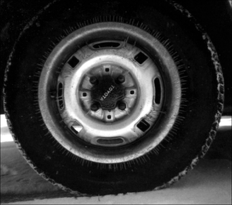
%> input picture Practicas/Practica3_Manipulacion_Contraste/P3.tif, 232 x 205 px
$ octave Practica_3.m   (GNU Octave 9; MATLAB toolbox functions it lacks are replaced by stand-ins)
%> lines starting %> are read from the running program, lines starting %| are printed output that depends on the picture
### Practicas/Practica3_Manipulacion_Contraste/calcularBrillo.m
function brillo = calcularBrillo(imagen)
    sumatorioBrillo = uint64(0);

    [filas, columnas] = size(imagen);

    for fila=1:filas
        for columna=1:columnas
            sumatorioBrillo = sumatorioBrillo + ...
                uint64(imagen(fila, columna));
        %disp("areaInteres(" + fila + ", " + columna + "): " ...
        %+ areaInteres(fila, columna));
        end
    end

    brillo = sumatorioBrillo / (filas * columnas);
end

### Practicas/Practica3_Manipulacion_Contraste/calcularContraste.m
function contraste = calcularContraste(imagen)
    sumatorioContraste = uint64(0);

    [filas, columnas] =  size(imagen);

    brillo = calcularBrillo(imagen);

    for fila=1:filas
        for columna=1:columnas
            sumatorioContraste = sumatorioContraste + ...
            power(uint64(imagen(fila, columna)) - brillo, 2);
        end
    end

    pasoIntermedioContraste = sumatorioContraste / (filas * columnas);
    contraste = sqrt(double(pasoIntermedioContraste));
end

### Practicas/Practica3_Manipulacion_Contraste/Practica_3.m
% Ejercicio 1
% -------------------------------------------------------------------------

% Primero leemos la imagen
imagenP3 = imread("P3.tif");
%> imagenP3 is the input picture: size 205x232 uint8; min 0, max 255, mean 53.7

figure, imshow(imagenP3);
title("Imagen P3");

% Obtenemos dimensiones en filas y columnas
[filasP3, columnasP3] = size(imagenP3);
%> filasP3 = 205; columnasP3 = 232

% Al contar la imagen con únicamente el color gris, solo
% presenta una matriz con un canal de color, por lo que no
% será necesario convertirla de RGB a gris, ya que es
% del formato MxNx1

% Amplitud de contraste

% Conseguimos el nivel máximo y mínimo de gris de la imagen
% original
nivelGrisMaximo = max(imagenP3(:));
%> nivelGrisMaximo = 255
nivelGrisMinimo = min(imagenP3(:));
%> nivelGrisMinimo = 0

disp("Nivel gris maximo P3: " + nivelGrisMaximo);
%| Nivel gris maximo P3: 255
disp("Nivel gris minimo P3: " + nivelGrisMinimo);
%| Nivel gris minimo P3: 0

% Realizamos contracción del histograma

% Convertimos los valores a double para no afectar los calculos
nivelGrisMaximoContraccion = double(nivelGrisMaximo) - 50;
%> nivelGrisMaximoContraccion = 205
nivelGrisMinimoContraccion = double(nivelGrisMinimo) + 50;
%> nivelGrisMinimoContraccion = 50

% Creamos imagen con disminución del contraste
imagenP3ContraccionContraste = zeros(filasP3, columnasP3, "uint8");

% Implementamos contraccion
for fila=1:filasP3
    for columna=1:columnasP3
        pixelOriginal = double(imagenP3(fila, columna));

        % Aplicamos contraccion de contraste
        nuevoPixel = nivelGrisMinimoContraccion + ...
            ((nivelGrisMaximoContraccion - nivelGrisMinimoContraccion) / ...
            (nivelGrisMaximo - nivelGrisMinimo)) * ...
            (pixelOriginal - nivelGrisMinimo);

        % Asignamos el valor del nuevo pixel en la imagen
        % resultante convertido a uint8
        imagenP3ContraccionContraste(fila, columna) = uint8(nuevoPixel);
    end
end

figure, imshow(imagenP3ContraccionContraste);
title("Imagen P3 Contraccion Contraste");

% Realizamos expansión del histograma

nivelGrisMaximoExpansion = 255;
nivelGrisMinimoExpansion = 0;

% Creamos imagen con aumento del contraste
imagenP3ExpansionContraste = zeros(filasP3, columnasP3, "uint8");

% Implementamos expansion
for fila=1:filasP3
    for columna=1:columnasP3
        pixelOriginal = double(imagenP3(fila, columna));

        % Aplicamos contraccion de contraste
        nuevoPixel = nivelGrisMinimoExpansion + ...
            ((nivelGrisMaximoExpansion - nivelGrisMinimoExpansion) / ...
            (nivelGrisMaximo - nivelGrisMinimo)) * ...
            (pixelOriginal - nivelGrisMinimo);

        % Asignamos el valor del nuevo pixel en la imagen
        % resultante convertido a uint8
        imagenP3ExpansionContraste(fila, columna) = uint8(nuevoPixel);
    end
end

figure, imshow(imagenP3ExpansionContraste);
title("Imagen P3 Expansion Contraste");

% Función cuadrada

% Generamos nueva imagen rellena de ceros y de clase uint8
imagenP3FuncionCuadrada = zeros(filasP3, columnasP3, "uint8");

% Implementamos función cuadrada
for fila=1:filasP3
    for columna=1:columnasP3

        % Debemos convertir los valores de los pixeles de
        % la imagen original a double, ya que al estar en
        % la clase uint8 puede afectar a los resultados del
        % calculo, debido a que en uint8 ningun valor puede ser
        % superior a 255 ni inferior a 0.
        pixelOriginal = double(imagenP3(fila, columna));

        % Aplicamos funcion cuadrada al pixel original
        nuevoPixel = power(pixelOriginal, 2) / 255;

        % Asignamos el valor del nuevo pixel en la imagen
        % resultante convertido a uint8
        imagenP3FuncionCuadrada(fila, columna) = uint8(nuevoPixel);
    end
end
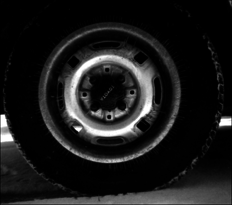
%> imagenP3FuncionCuadrada: size 205x232 uint8; min 0, max 255, mean 26.4

figure, imshow(imagenP3FuncionCuadrada);
title("Imagen P3 Función Cuadrada");

% Función cúbica

% Generamos nueva imagen rellena de ceros y de clase uint8
imagenP3FuncionCubica = zeros(filasP3, columnasP3, "uint8");

% Implementamos función cúbica
for fila=1:filasP3
    for columna=1:columnasP3
        pixelOriginal = double(imagenP3(fila, columna));

        % Aplicamos funcion cúbica al pixel original
        nuevoPixel = power(pixelOriginal, 3) / power(255, 2);

        % Asignamos el valor del nuevo pixel en la imagen
        % resultante convertido a uint8
        imagenP3FuncionCubica(fila, columna) = uint8(nuevoPixel);
    end
end
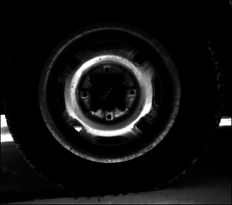
%> imagenP3FuncionCubica: size 205x232 uint8; min 0, max 255, mean 16.9

figure, imshow(imagenP3FuncionCubica);
title("Imagen P3 Función Cúbica");

% Función Raíz Cuadrada

imagenP3RaizCuadrada = zeros(filasP3, columnasP3, "uint8");


for fila=1:filasP3
    for columna=1:columnasP3
        pixelOriginal = double(imagenP3(fila, columna));

        % Aplicamos funcion raíz cuadrada al pixel original
        nuevoPixel = sqrt(pixelOriginal * 255);

        % Asignamos el valor del nuevo pixel en la imagen
        % resultante convertido a uint8
        imagenP3RaizCuadrada(fila, columna) = uint8(nuevoPixel);
    end
end
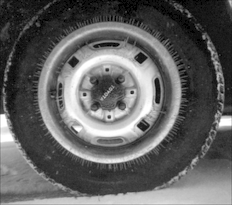
%> imagenP3RaizCuadrada: size 205x232 uint8; min 0, max 255, mean 97.4

figure, imshow(imagenP3RaizCuadrada);
title("Imagen P3 Función Raiz Cuadrada");

% Función Raíz Cúbica

imagenP3RaizCubica = zeros(filasP3, columnasP3, "uint8");

for fila=1:filasP3
    for columna=1:columnasP3
        pixelOriginal = double(imagenP3(fila, columna));

        % Aplicamos funcion raíz cubica al pixel original
        nuevoPixel = nthroot(power(255, 2) * pixelOriginal, 3);

        % Asignamos el valor del nuevo pixel en la imagen
        % resultante convertido a uint8
        imagenP3RaizCubica(fila, columna) = uint8(nuevoPixel);
    end
end
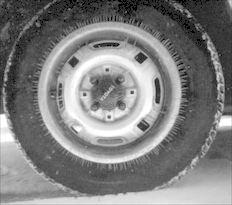
%> imagenP3RaizCubica: size 205x232 uint8; min 0, max 255, mean 127.3

figure, imshow(imagenP3RaizCubica);
title("Imagen P3 Función Raiz Cubica");

% Función sigmoide dada por q1

alphaSigmoide = 0.85;

imagenP3SigmoideQ1 = zeros(filasP3, columnasP3, "uint8");

for fila=1:filasP3
    for columna=1:columnasP3
        pixelOriginal = double(imagenP3(fila, columna));

        % Aplicamos funcion sigmoide dada por q1 al pixel original
        nuevoPixel = (255 / 2) * (1 + (1 / sin(alphaSigmoide * pi / 2)) ...
            * sin(alphaSigmoide * pi * ((pixelOriginal / 255) - 1/2)));

        % Asignamos el valor del nuevo pixel en la imagen
        % resultante convertido a uint8
        imagenP3SigmoideQ1(fila, columna) = uint8(nuevoPixel);
    end
end

figure, imshow(imagenP3SigmoideQ1);
title("Imagen P3 Función Sigmoide Q1");

% Función Sigmoide dada por q2

imagenP3SigmoideQ2 = zeros(filasP3, columnasP3, "uint8");

for fila=1:filasP3
    for columna=1:columnasP3
        pixelOriginal = double(imagenP3(fila, columna));

        % Aplicamos funcion sigmoide dada por q1 al pixel original
        nuevoPixel = (255 / 2) * (1 + (1 / tan(alphaSigmoide * pi / 2)) ...
            * tan(alphaSigmoide * pi * ((pixelOriginal / 255) - 1/2)));

        % Asignamos el valor del nuevo pixel en la imagen
        % resultante convertido a uint8
        imagenP3SigmoideQ2(fila, columna) = uint8(nuevoPixel);
    end
end
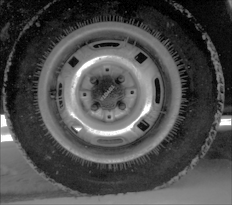
%> imagenP3SigmoideQ2: size 205x232 uint8; min 0, max 255, mean 75

figure, imshow(imagenP3SigmoideQ2);
title("Imagen P3 Función Sigmoide Q2");

% Ejercicio 2
% -------------------------------------------------------------------------

brilloP3 = calcularBrillo(imagenP3);
%> after the loop in calcularBrillo, `for fila=1:filas`: sumatorioBrillo = 2552202
%> in calcularBrillo, `brillo = sumatorioBrillo / (filas * columnas);`: brillo = 54
%> brilloP3 = 54
contrasteP3 = calcularContraste(imagenP3);
%> after the loop in calcularContraste, `for fila=1:filas`: sumatorioContraste = 131095725
%> in calcularContraste, `pasoIntermedioContraste = sumatorioContraste / (filas * columnas);`: pasoIntermedioContraste = 2756
%> in calcularContraste, `contraste = sqrt(double(pasoIntermedioContraste));`: contraste = 52.5
%> contrasteP3 = 52.5
disp("Brillo P3: " + brilloP3);
%| Brillo P3: 54
disp("Contraste P3: " + contrasteP3);
%| Contraste P3: 52.4976
figure, imhist(imagenP3);
title("Histograma P3");
%> figure, not shown here; highest point at x = 2, y = 2053

brilloP3ContraccionContraste = calcularBrillo(imagenP3ContraccionContraste);
%> brilloP3ContraccionContraste = 103
contrasteP3ContraccionContraste = calcularContraste(imagenP3ContraccionContraste);
%> contrasteP3ContraccionContraste = 49.64
disp("Brillo P3 Contraccion Contraste: " + brilloP3ContraccionContraste);
%| Brillo P3 Contraccion Contraste: 103
disp("Contraste P3 Contraccion Contraste: " + contrasteP3ContraccionContraste);
%| Contraste P3 Contraccion Contraste: 49.6387
figure, imhist(imagenP3ContraccionContraste);
title("Histograma P3 Contraccion Contraste");
%> figure, not shown here; highest point at x = 52, y = 2053

brilloP3ExpansionContraste = calcularBrillo(imagenP3ExpansionContraste);
%> brilloP3ExpansionContraste = 54
contrasteP3ExpansionContraste = calcularContraste(imagenP3ExpansionContraste);
%> contrasteP3ExpansionContraste = 52.5
disp("Brillo P3 Expansion Contraste: " + brilloP3ExpansionContraste);
%| Brillo P3 Expansion Contraste: 54
disp("Contraste P3 Expansion Contraste: " + contrasteP3ExpansionContraste);
%| Contraste P3 Expansion Contraste: 52.4976
figure, imhist(imagenP3ExpansionContraste);
title("Histograma P3 Expansion Contraste");
%> figure, not shown here; highest point at x = 2, y = 2053

brilloP3 = calcularBrillo(imagenP3);
contrasteP3 = calcularContraste(imagenP3);
disp("Brillo P3: " + brilloP3);
%| Brillo P3: 54
disp("Contraste P3: " + contrasteP3);
%| Contraste P3: 52.4976
figure, imhist(imagenP3);
title("Histograma P3");

brilloP3FuncionCuadrada = calcularBrillo(imagenP3FuncionCuadrada);
%> brilloP3FuncionCuadrada = 26
contrasteP3FuncionCuadrada = calcularContraste(imagenP3FuncionCuadrada);
%> contrasteP3FuncionCuadrada = 45.11
disp("Brillo P3 Función Cuadrada: " + brilloP3FuncionCuadrada);
%| Brillo P3 Función Cuadrada: 26
disp("Contraste P3 Función Cuadrada: " + contrasteP3FuncionCuadrada);
%| Contraste P3 Función Cuadrada: 45.111
figure, imhist(imagenP3FuncionCuadrada);
title("Histograma P3 Función Cuadrada");
%> figure, not shown here; highest point at x = 0, y = 15676

brilloP3FuncionCubica = calcularBrillo(imagenP3FuncionCubica);
%> brilloP3FuncionCubica = 17
contrasteP3FuncionCubica = calcularContraste(imagenP3FuncionCubica);
%> contrasteP3FuncionCubica = 39.47
disp("Brillo P3 Función Cúbica: " + brilloP3FuncionCubica);
%| Brillo P3 Función Cúbica: 17
disp("Contraste P3 Función Cúbica: " + contrasteP3FuncionCubica);
%| Contraste P3 Función Cúbica: 39.4715
figure, imhist(imagenP3FuncionCubica);
title("Histograma P3 Función Cúbica");
%> figure, not shown here; highest point at x = 0, y = 26780

brilloP3RaizCuadrada = calcularBrillo(imagenP3RaizCuadrada);
%> brilloP3RaizCuadrada = 97
contrasteP3RaizCuadrada = calcularContraste(imagenP3RaizCuadrada);
%> contrasteP3RaizCuadrada = 51.18
disp("Brillo P3 Raíz Cuadrada: " + brilloP3RaizCuadrada);
%| Brillo P3 Raíz Cuadrada: 97
disp("Contraste P3 Raíz Cuadrada: " + contrasteP3RaizCuadrada);
%| Contraste P3 Raíz Cuadrada: 51.1762
figure, imhist(imagenP3RaizCuadrada);
title("Histograma P3 Raíz Cuadrada");
%> figure, not shown here; highest point at x = 23, y = 2053

brilloP3RaizCubica = calcularBrillo(imagenP3RaizCubica);
%> brilloP3RaizCubica = 127
contrasteP3RaizCubica = calcularContraste(imagenP3RaizCubica);
%> contrasteP3RaizCubica = 45.07
disp("Brillo P3 Raíz Cúbica: " + brilloP3RaizCubica);
%| Brillo P3 Raíz Cúbica: 127
disp("Contraste P3 Raíz Cúbica: " + contrasteP3RaizCubica);
%| Contraste P3 Raíz Cúbica: 45.0666
figure, imhist(imagenP3RaizCubica);
title("Histograma P3 Raíz Cúbica");
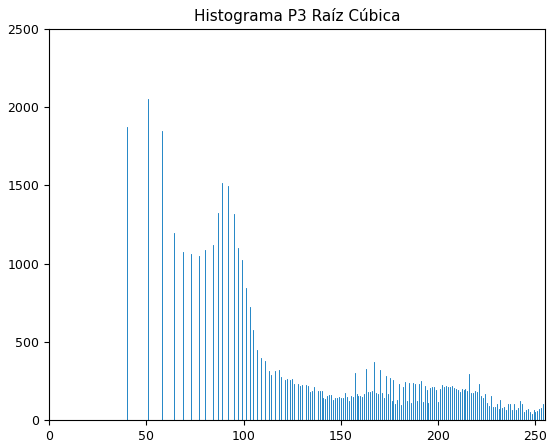
%> figure redrawn from the program's plot data; highest point at x = 51, y = 2053

brilloP3SigmoideQ1 = calcularBrillo(imagenP3SigmoideQ1);
%> brilloP3SigmoideQ1 = 48
contrasteP3SigmoideQ1 = calcularContraste(imagenP3SigmoideQ1);
%> contrasteP3SigmoideQ1 = 57.97
disp("Brillo P3 Sigmoide Q1: " + brilloP3SigmoideQ1);
%| Brillo P3 Sigmoide Q1: 48
disp("Contraste P3 Sigmoide Q1: " + contrasteP3SigmoideQ1);
%| Contraste P3 Sigmoide Q1: 57.9741
figure, imhist(imagenP3SigmoideQ1);
title("Histograma P3 Sigmoide Q1");
%> figure, not shown here; highest point at x = 1, y = 5099

brilloP3SigmoideQ2 = calcularBrillo(imagenP3SigmoideQ2);
%> brilloP3SigmoideQ2 = 75
contrasteP3SigmoideQ2 = calcularContraste(imagenP3SigmoideQ2);
%> contrasteP3SigmoideQ2 = 37.47
disp("Brillo P3 Sigmoide Q2: " + brilloP3SigmoideQ2);
%| Brillo P3 Sigmoide Q2: 75
disp("Contraste P3 Sigmoide Q2: " + contrasteP3SigmoideQ2);
%| Contraste P3 Sigmoide Q2: 37.47
figure, imhist(imagenP3SigmoideQ2);
title("Histograma P3 Sigmoide Q2");
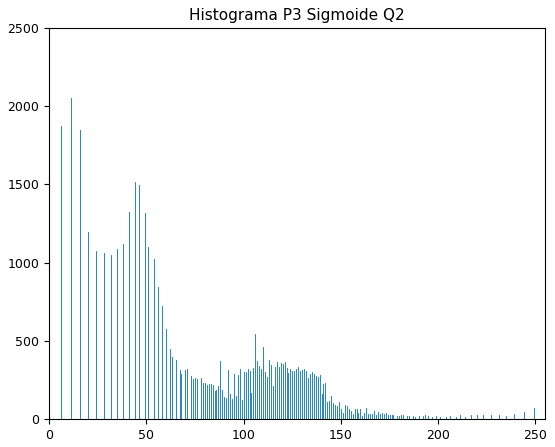
%> figure redrawn from the program's plot data; highest point at x = 11, y = 2053

% Ejercicio 3
% -------------------------------------------------------------------------

% En cuanto a la amplitud de contraste, para la expansion del histograma
% se observa que como los valores máximos y mínimos de gris ya son 0 y 255
% el brillo y el contraste permanecen iguales, la imagen generada queda
% inalterada con respecto a la original.

% No obstante en cuanto a la contracción del histograma con valores
% predefinidos (50) si se observa que el brillo ha aumentado de forma
% considerable, mientras que el contraste apenas se ha reducido.

% Con las funciones cuadrada y cúbica el brillo y el contraste llegan
% a disminuir, aunque con mas incidencia en el brillo. Se observa como
% la imagen por ende tiende a oscurecerse, los pixeles oscuros disminuyen
% su contraste, mientras que el de los claros aumenta.

% Aplicando raíz cuadrada y cúbica se observa como la imagen tiende a
% aclararse, su brillo aumenta sustancialmente, mientras que el contraste
% disminuye.

% Con las funciones sigmoides, la de tipo q1 hace que se reduzca el brillo
% y aumente algo el contraste, se favorecen los valores intermedios
% respecto de los más claros y oscuros.

% La de tipo q2 favorece valores extremos respecto a los intermedios, por
% lo que el brillo aumenta considerablemente, y el contraste disminuye.
